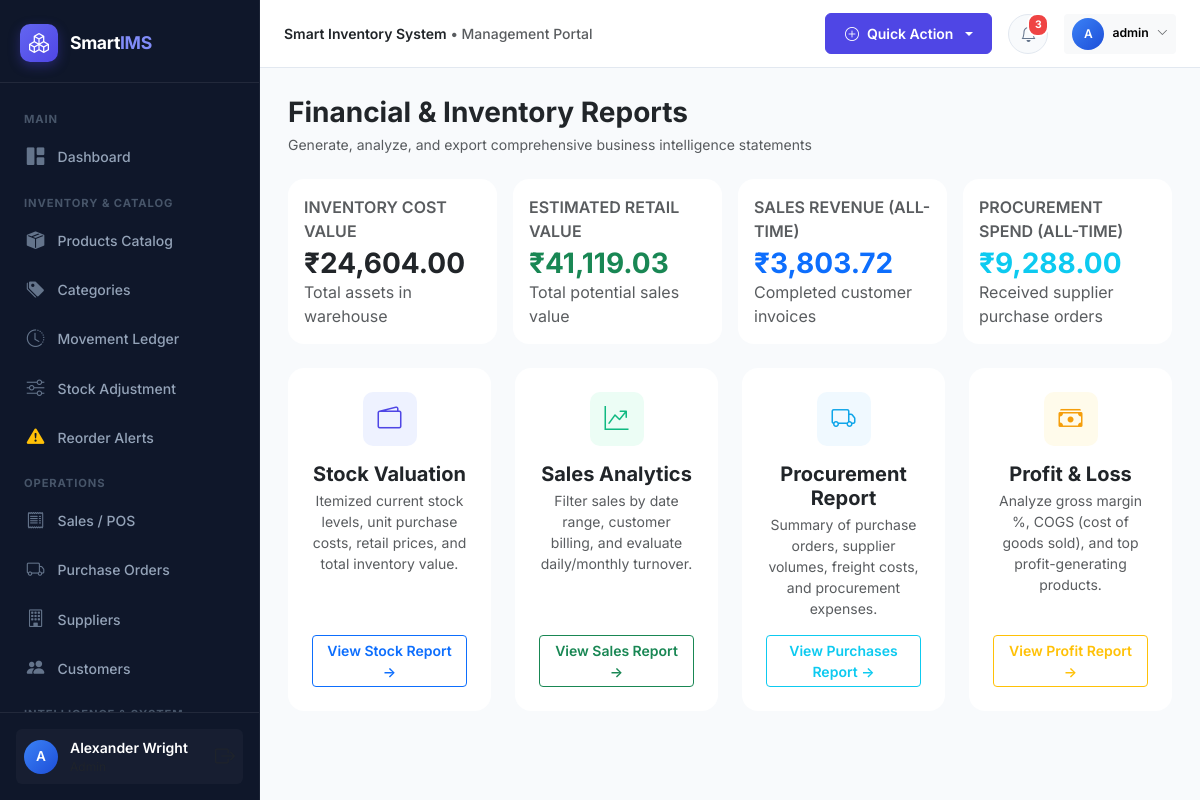
The app's page /reports (signed in) with its own data.
### models/user.py (models this page shows, shortened)
class User(UserMixin, db.Model):
    __tablename__ = 'users'
    id = db.Column(db.Integer, primary_key=True)
    username = db.Column(db.String(64), unique=True, nullable=False, index=True)
    email = db.Column(db.String(120), unique=True, nullable=False, index=True)
    password_hash = db.Column(db.String(256), nullable=False)
    full_name = db.Column(db.String(100), nullable=False)
    phone = db.Column(db.String(25))
    role_id = db.Column(db.Integer, db.ForeignKey('roles.id'), nullable=False)
    is_active = db.Column(db.Boolean, default=True)
    last_login = db.Column(db.DateTime)
    created_at = db.Column(db.DateTime, default=datetime.utcnow)
    updated_at = db.Column(db.DateTime, default=datetime.utcnow, onupdate=datetime.utcnow)
    role = db.relationship('Role', back_populates='users')
    purchases = db.relationship('PurchaseOrder', back_populates='user', lazy='dynamic')
    sales = db.relationship('Sale', back_populates='user', lazy='dynamic')
    inventory_transactions = db.relationship('InventoryTransaction', back_populates='user', lazy='dynamic')
    stock_adjustments = db.relationship('StockAdjustment', back_populates='user', lazy='dynamic')
    audit_logs = db.relationship('AuditLog', back_populates='user', lazy='dynamic')
    def has_role(self, *role_names):
        if not self.role:
            return False
        return self.role.name in role_names
    @property
    def is_admin(self):
        return self.role and self.role.name == 'Admin'

### routes/reports.py (the view)
@reports_bp.route('/reports')
@login_required
def index():
    all_products = Product.query.all()
    total_inventory_cost = sum(p.inventory_value for p in all_products)
    total_retail_value = sum(p.retail_value for p in all_products)
    potential_profit = total_retail_value - total_inventory_cost
    total_sales_revenue = db.session.query(func.coalesce(func.sum(Sale.total_amount), 0.0)).filter(Sale.status == 'Completed').scalar()
    total_purchases_spent = db.session.query(func.coalesce(func.sum(PurchaseOrder.total_amount), 0.0)).filter(PurchaseOrder.status == 'Received').scalar()
    low_stock_count = sum(1 for p in all_products if p.is_low_stock)
    out_of_stock_count = sum(1 for p in all_products if p.is_out_of_stock)
    return render_template(
        'reports/index.html',
        total_inventory_cost=total_inventory_cost,
        total_retail_value=total_retail_value,
        potential_profit=potential_profit,
        total_sales_revenue=total_sales_revenue,
        total_purchases_spent=total_purchases_spent,
        low_stock_count=low_stock_count,
        out_of_stock_count=out_of_stock_count
    )

### models/product.py (called while the page is built)
    @property
    def is_low_stock(self):
        return 0 < self.current_stock <= self.min_stock_level

    @property
    def is_out_of_stock(self):
        return self.current_stock <= 0

    @property
    def inventory_value(self):
        return round(self.current_stock * self.purchase_price, 2)

    @property
    def retail_value(self):
        return round(self.current_stock * self.selling_price, 2)

### utils/helpers.py (called while the page is built)
def format_currency(value):
    try:
        val = float(value or 0)
        return f"{Config.CURRENCY_SYMBOL}{val:,.2f}"
    except (ValueError, TypeError):
        return f"{Config.CURRENCY_SYMBOL}0.00"

### templates/reports/index.html (shortened to what this page needs)
{% extends "base.html" %}
{% block content %}
<div class="d-flex align-items-center justify-content-between mb-4 flex-wrap gap-2">
  <div>
    <h3 class="fw-bold text-dark mb-1">Financial & Inventory Reports</h3>
    <p class="text-muted small mb-0">Generate, analyze, and export comprehensive business intelligence statements</p>
  </div>
</div>
<div class="row g-3 mb-4">
  <div class="col-md-3 col-sm-6">
    <div class="card border-0 shadow-card p-3 rounded-4">
      <span class="text-muted extra-small text-uppercase fw-semibold">Inventory Cost Value</span>
      <h3 class="fw-bold text-dark mt-1 mb-0">{{ total_inventory_cost|currency }}</h3>
      <span class="text-muted extra-small">Total assets in warehouse</span>
    </div>
  </div>
  <div class="col-md-3 col-sm-6">
    <div class="card border-0 shadow-card p-3 rounded-4">
      <span class="text-muted extra-small text-uppercase fw-semibold">Estimated Retail Value</span>
      <h3 class="fw-bold text-success mt-1 mb-0">{{ total_retail_value|currency }}</h3>
      <span class="text-muted extra-small">Total potential sales value</span>
    </div>
  </div>
  <div class="col-md-3 col-sm-6">
    <div class="card border-0 shadow-card p-3 rounded-4">
      <span class="text-muted extra-small text-uppercase fw-semibold">Sales Revenue (All-Time)</span>
      <h3 class="fw-bold text-primary mt-1 mb-0">{{ total_sales_revenue|currency }}</h3>
      <span class="text-muted extra-small">Completed customer invoices</span>
    </div>
  </div>
  <div class="col-md-3 col-sm-6">
    <div class="card border-0 shadow-card p-3 rounded-4">
      <span class="text-muted extra-small text-uppercase fw-semibold">Procurement Spend (All-Time)</span>
      <h3 class="fw-bold text-info mt-1 mb-0">{{ total_purchases_spent|currency }}</h3>
      <span class="text-muted extra-small">Received supplier purchase orders</span>
    </div>
  </div>
</div>
<div class="row g-4">
  <div class="col-md-6 col-lg-3">
    <div class="card border-0 shadow-card rounded-4 p-4 h-100 text-center">
      <div class="stat-icon primary mx-auto mb-3" style="width: 54px; height: 54px; font-size: 1.5rem;">
        <i class="bi bi-wallet2"></i>
      </div>
      <h5 class="fw-bold text-dark mb-1">Stock Valuation</h5>
      <p class="text-muted small mb-3">Itemized current stock levels, unit purchase costs, retail prices, and total inventory value.</p>
      <div class="mt-auto">
        <a href="{{ url_for('reports.stock_report') }}" class="btn btn-outline-primary btn-sm w-100 fw-semibold">
          View Stock Report &rarr;
        </a>
      </div>
    </div>
  </div>
  <div class="col-md-6 col-lg-3">
    <div class="card border-0 shadow-card rounded-4 p-4 h-100 text-center">
      <div class="stat-icon success mx-auto mb-3" style="width: 54px; height: 54px; font-size: 1.5rem;">
        <i class="bi bi-graph-up-arrow"></i>
      </div>
      <h5 class="fw-bold text-dark mb-1">Sales Analytics</h5>
      <p class="text-muted small mb-3">Filter sales by date range, customer billing, and evaluate daily/monthly turnover.</p>
      <div class="mt-auto">
        <a href="{{ url_for('reports.sales_report') }}" class="btn btn-outline-success btn-sm w-100 fw-semibold">
          View Sales Report &rarr;
        </a>
      </div>
    </div>
  </div>
  <div class="col-md-6 col-lg-3">
    <div class="card border-0 shadow-card rounded-4 p-4 h-100 text-center">
      <div class="stat-icon info mx-auto mb-3" style="width: 54px; height: 54px; font-size: 1.5rem;">
        <i class="bi bi-truck"></i>
      </div>
      <h5 class="fw-bold text-dark mb-1">Procurement Report</h5>
      <p class="text-muted small mb-3">Summary of purchase orders, supplier volumes, freight costs, and procurement expenses.</p>
      <div class="mt-auto">
        <a href="{{ url_for('reports.purchases_report') }}" class="btn btn-outline-info btn-sm w-100 fw-semibold">
          View Purchases Report &rarr;
        </a>
      </div>
    </div>
  </div>
  <div class="col-md-6 col-lg-3">
    <div class="card border-0 shadow-card rounded-4 p-4 h-100 text-center">
      <div class="stat-icon warning mx-auto mb-3" style="width: 54px; height: 54px; font-size: 1.5rem;">
        <i class="bi bi-cash-stack"></i>
      </div>
      <h5 class="fw-bold text-dark mb-1">Profit & Loss</h5>
      <p class="text-muted small mb-3">Analyze gross margin %, COGS (cost of goods sold), and top profit-generating products.</p>
      <div class="mt-auto">
        <a href="{{ url_for('reports.profit_report') }}" class="btn btn-outline-warning btn-sm w-100 fw-semibold">
          View Profit Report &rarr;
        </a>
      </div>
    </div>
  </div>
</div>
{% endblock %}

### templates/base.html (shortened to what this page needs)
<!DOCTYPE html>
<html lang="en">
<head>
  <link href="https://cdn.jsdelivr.net/npm/bootstrap@5.3.3/dist/css/bootstrap.min.css" rel="stylesheet">
  <link href="https://cdn.jsdelivr.net/npm/bootstrap-icons@1.11.3/font/bootstrap-icons.min.css" rel="stylesheet">
  <link href="{{ url_for('static', filename='css/style.css') }}" rel="stylesheet">
</head>
<body>
{% if current_user.is_authenticated %}
  <aside id="sidebar-wrapper">
    <div class="sidebar-brand">
      <div class="sidebar-brand-icon">
        <i class="bi bi-boxes"></i>
      </div>
      <div class="sidebar-brand-text">Smart<span>IMS</span></div>
    </div>
    <div class="sidebar-menu">
      <div class="sidebar-heading">Main</div>
      <a href="{{ url_for('dashboard.index') }}" class="nav-link-custom {% if request.endpoint == 'dashboard.index' %}active{% endif %}">
        <i class="bi bi-grid-1x2-fill"></i>
        <span>Dashboard</span>
      </a>
      <div class="sidebar-heading">Inventory & Catalog</div>
      <a href="{{ url_for('products.index') }}" class="nav-link-custom {% if request.endpoint and request.endpoint.startswith('products.') %}active{% endif %}">
        <i class="bi bi-box-seam-fill"></i>
        <span>Products Catalog</span>
      </a>
      <a href="{{ url_for('categories.index') }}" class="nav-link-custom {% if request.endpoint and request.endpoint.startswith('categories.') %}active{% endif %}">
        <i class="bi bi-tags-fill"></i>
        <span>Categories</span>
      </a>
      <a href="{{ url_for('inventory.ledger') }}" class="nav-link-custom {% if request.endpoint == 'inventory.ledger' %}active{% endif %}">
        <i class="bi bi-clock-history"></i>
        <span>Movement Ledger</span>
      </a>
      <a href="{{ url_for('inventory.adjust') }}" class="nav-link-custom {% if request.endpoint == 'inventory.adjust' %}active{% endif %}">
        <i class="bi bi-sliders"></i>
        <span>Stock Adjustment</span>
      </a>
      <a href="{{ url_for('inventory.reorder') }}" class="nav-link-custom {% if request.endpoint == 'inventory.reorder' %}active{% endif %}">
        <i class="bi bi-exclamation-triangle-fill text-warning"></i>
        <span>Reorder Alerts</span>
      </a>
      <div class="sidebar-heading">Operations</div>
      <a href="{{ url_for('sales.index') }}" class="nav-link-custom {% if request.endpoint and request.endpoint.startswith('sales.') %}active{% endif %}">
        <i class="bi bi-receipt"></i>
        <span>Sales / POS</span>
      </a>
      <a href="{{ url_for('purchases.index') }}" class="nav-link-custom {% if request.endpoint and request.endpoint.startswith('purchases.') %}active{% endif %}">
        <i class="bi bi-truck"></i>
        <span>Purchase Orders</span>
      </a>
      <a href="{{ url_for('suppliers.index') }}" class="nav-link-custom {% if request.endpoint and request.endpoint.startswith('suppliers.') %}active{% endif %}">
        <i class="bi bi-building"></i>
        <span>Suppliers</span>
      </a>
      <a href="{{ url_for('customers.index') }}" class="nav-link-custom {% if request.endpoint and request.endpoint.startswith('customers.') %}active{% endif %}">
        <i class="bi bi-people-fill"></i>
        <span>Customers</span>
      </a>
      <div class="sidebar-heading">Intelligence & System</div>
    </div>
    <div class="sidebar-footer">
      <div class="user-badge">
        <div class="user-avatar-sm">
          {{ current_user.full_name[:1] }}
        </div>
        <div class="overflow-hidden flex-grow-1">
          <div class="text-white text-truncate fw-semibold small">{{ current_user.full_name }}</div>
          <div class="text-muted extra-small text-truncate" style="font-size:0.75rem;">{{ current_user.role.name }}</div>
        </div>
        <a href="{{ url_for('auth.logout') }}" class="text-muted hover-white ms-1" title="Sign Out">
          <i class="bi bi-box-arrow-right fs-5"></i>
        </a>
      </div>
    </div>
  </aside>
  <div id="page-content-wrapper">
    <nav class="top-navbar">
      <div class="d-flex align-items-center gap-3">
        <div class="d-none d-md-block text-muted small fw-medium">
          <span class="text-dark fw-semibold">{{ app_config.COMPANY_NAME }}</span> &bull; Management Portal
        </div>
      </div>
      <div class="d-flex align-items-center gap-3">
        <div class="dropdown">
          <button class="btn btn-sm btn-primary dropdown-toggle d-flex align-items-center gap-2" type="button" data-bs-toggle="dropdown">
            <i class="bi bi-plus-circle"></i>
            <span class="d-none d-sm-inline">Quick Action</span>
          </button>
        </div>
        <div class="dropdown">
          <button class="nav-icon-btn" type="button" data-bs-toggle="dropdown" aria-expanded="false">
            <i class="bi bi-bell"></i>
            <span id="notif-badge" class="pulse-badge" style="{% if unread_notifications_count == 0 %}display:none;{% endif %}">
              {{ unread_notifications_count }}
            </span>
          </button>
        </div>
        <div class="dropdown">
          <button class="btn btn-sm btn-light border-0 d-flex align-items-center gap-2" type="button" data-bs-toggle="dropdown">
            <div class="user-avatar-sm" style="width: 32px; height: 32px; font-size: 0.75rem;">
              {{ current_user.full_name[:1] }}
            </div>
            <span class="d-none d-md-inline small fw-semibold">{{ current_user.username }}</span>
            <i class="bi bi-chevron-down extra-small text-muted" style="font-size:0.7rem;"></i>
          </button>
        </div>
      </div>
    </nav>
    <main class="main-body-container">
      {% block content %}{% endblock %}
    </main>
  </div>
{% else %}
  <main class="w-100 min-vh-100 d-flex align-items-center justify-content-center p-3">
    {% block auth_content %}{% endblock %}
  </main>
{% endif %}
</body>
</html>

### records on screen
User: full_name "A", full_name "Alexander Wright", username "admin"

### other values on screen
{{ app_config.COMPANY_NAME }} "Smart Inventory System"
{{ unread_notifications_count }} "3"
{{ total_inventory_cost|currency }} "₹24,604.00"
{{ total_retail_value|currency }} "₹41,119.03"
{{ total_sales_revenue|currency }} "₹3,803.72"
{{ total_purchases_spent|currency }} "₹9,288.00"
